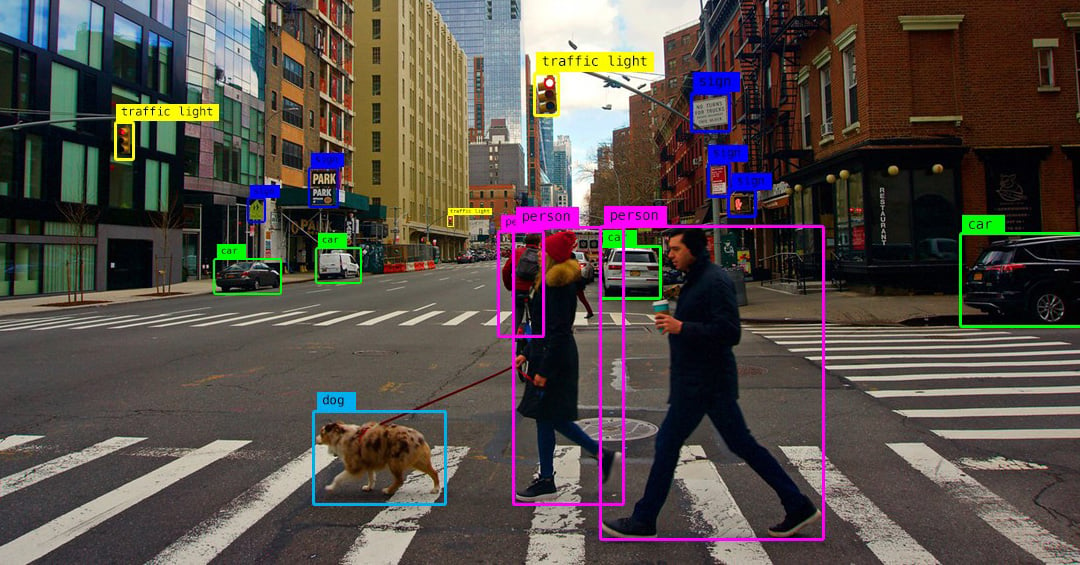
#> input picture sokak.jpg, 1080 x 565 px, given in place of dog.mp4, which was not available
$ python 02_renk_ile_nesne_takibi.py
#> lines starting #> are read from the running program, lines starting #| are printed output that depends on the picture; after the words box and inside, x2 and y2 are one past the last pixel; in counts of white or black regions, pixels touching at a corner belong together; pictures that were not available may be replaced by others from this repository, and a replacement may not be noted
import cv2
import numpy as np


cap = cv2.VideoCapture("C:\\Users\\muham\\Desktop\\goruntu_isleme\\kodlar\\veri\\dog.mp4")


while True:

    ret, frame = cap.read()
#> frame is the input picture: shape (565, 1080, 3); mean B, G, R 72, 77.4, 85.7


    if not ret:
        break


    frame = cv2.resize(frame, (640, 480))
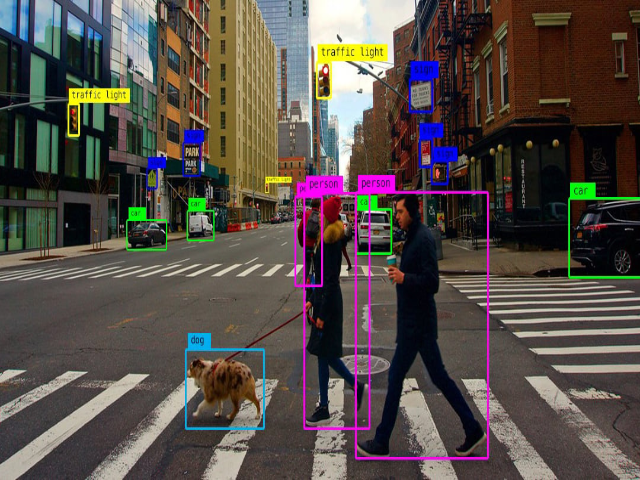
#> frame: shape (480, 640, 3); mean B, G, R 71.9, 77.2, 85.6

    # Renkleri ışık değişimlerinden bağımsız olarak izole edebilmek için BGR uzayından HSV uzayına geçiyorum.
    hsv = cv2.cvtColor(frame, cv2.COLOR_BGR2HSV)
#> hsv: shape (480, 640, 3); mean H, S, V 51, 99.2, 94.5

    # Videodaki beyaz nesneyi (köpeği) tespit edebilmek için beyaz rengin HSV alt ve üst limitlerini belirliyorum.
    lower_white = np.array([0, 0, 150])
    upper_white = np.array([179, 60, 255])

    # Belirlediğim bu HSV sınırlarını kullanarak arka planı siyah, hedef nesneyi beyaz yapan bir maske (filtre) oluşturuyorum.
    mask = cv2.inRange(hsv, lower_white, upper_white)
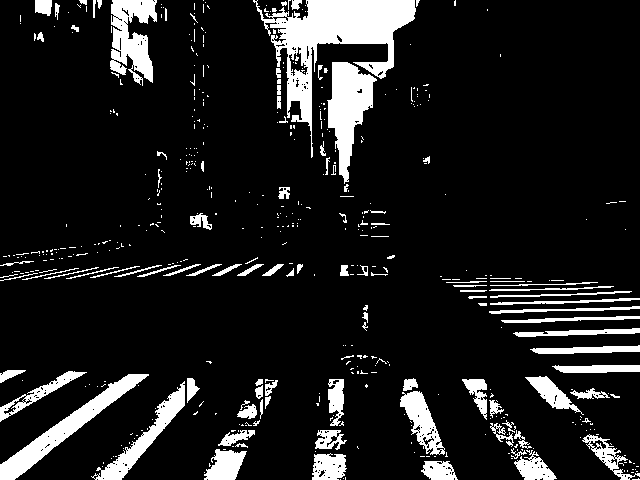
#> mask: shape (480, 640); 11.7% white; 509 white regions (407 under 20 px), largest, box (x1, y1, x2, y2) and area: (253, 0, 416, 158) 7534, (327, 62, 377, 184) 3074, (0, 374, 149, 480) 2875

    # Orijinal matrisim ile maskemi 'Bitsel VE' (Bitwise AND) işlemine sokarak, görüntünün sadece maskelenen kısımlarını renkli olarak çekip alıyorum.
    res = cv2.bitwise_and(frame, frame, mask=mask)
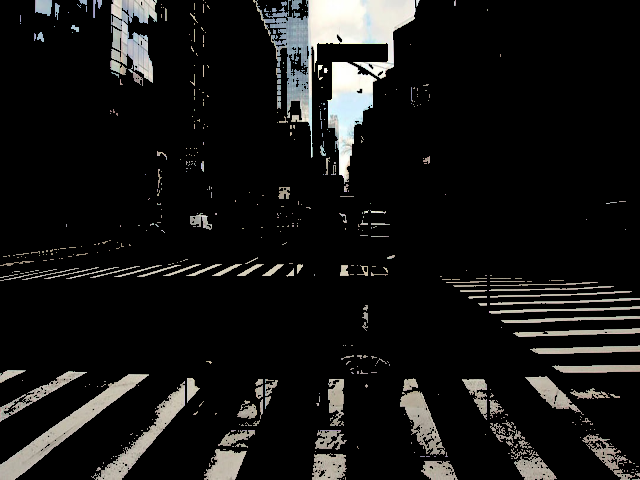
#> res: shape (480, 640, 3); mean B, G, R 21, 21.9, 22.1

    # Orijinal görüntüyü, oluşturduğum maskeyi ve bitwise işlemi sonrası ortaya çıkan sonucu pencerelerde gösteriyorum.
    cv2.imshow("Orijinal Video", frame)
    cv2.imshow("Siyah Beyaz Maske", mask)
    cv2.imshow("Renk Odakli Takip (Result)", res)


    k = cv2.waitKey(5) & 0xFF
#> (key q is pressed here)
    if k == 27 or k == ord('q'):
        break

cap.release()
cv2.destroyAllWindows()
